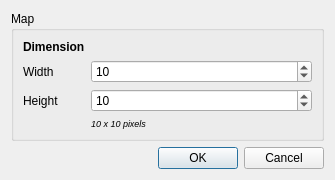
<?xml version="1.0" encoding="UTF-8"?>
<ui version="4.0">
 <class>NewMapDialog</class>
 <widget class="QDialog" name="NewMapDialog">
  <property name="geometry">
   <rect>
    <x>0</x>
    <y>0</y>
    <width>335</width>
    <height>177</height>
   </rect>
  </property>
  <property name="windowTitle">
   <string>Dialog</string>
  </property>
  <layout class="QVBoxLayout" name="verticalLayout">
   <item>
    <widget class="QGroupBox" name="groupBox">
     <property name="sizePolicy">
      <sizepolicy hsizetype="Expanding" vsizetype="Expanding">
       <horstretch>0</horstretch>
       <verstretch>0</verstretch>
      </sizepolicy>
     </property>
     <property name="title">
      <string>Map</string>
     </property>
     <layout class="QFormLayout" name="formLayout">
      <item row="0" column="0">
       <widget class="QLabel" name="label">
        <property name="font">
         <font>
          <weight>75</weight>
          <bold>true</bold>
         </font>
        </property>
        <property name="text">
         <string>Dimension</string>
        </property>
       </widget>
      </item>
      <item row="1" column="0">
       <widget class="QLabel" name="label_2">
        <property name="text">
         <string>Width</string>
        </property>
       </widget>
      </item>
      <item row="1" column="1">
       <widget class="QSpinBox" name="widthSpinner">
        <property name="maximum">
         <number>1000</number>
        </property>
        <property name="value">
         <number>10</number>
        </property>
       </widget>
      </item>
      <item row="2" column="0">
       <widget class="QLabel" name="label_3">
        <property name="text">
         <string>Height</string>
        </property>
       </widget>
      </item>
      <item row="2" column="1">
       <widget class="QSpinBox" name="heightSpinner">
        <property name="maximum">
         <number>1000</number>
        </property>
        <property name="value">
         <number>10</number>
        </property>
       </widget>
      </item>
      <item row="3" column="1">
       <widget class="QLabel" name="pixelDimensionsLabel">
        <property name="font">
         <font>
          <pointsize>7</pointsize>
          <italic>true</italic>
         </font>
        </property>
        <property name="text">
         <string>10 x 10 pixels</string>
        </property>
       </widget>
      </item>
     </layout>
    </widget>
   </item>
   <item>
    <widget class="QDialogButtonBox" name="buttonBox">
     <property name="orientation">
      <enum>Qt::Horizontal</enum>
     </property>
     <property name="standardButtons">
      <set>QDialogButtonBox::Cancel|QDialogButtonBox::Ok</set>
     </property>
    </widget>
   </item>
  </layout>
 </widget>
 <resources/>
 <connections>
  <connection>
   <sender>buttonBox</sender>
   <signal>accepted()</signal>
   <receiver>NewMapDialog</receiver>
   <slot>accept()</slot>
   <hints>
    <hint type="sourcelabel">
     <x>248</x>
     <y>254</y>
    </hint>
    <hint type="destinationlabel">
     <x>157</x>
     <y>274</y>
    </hint>
   </hints>
  </connection>
  <connection>
   <sender>buttonBox</sender>
   <signal>rejected()</signal>
   <receiver>NewMapDialog</receiver>
   <slot>reject()</slot>
   <hints>
    <hint type="sourcelabel">
     <x>316</x>
     <y>260</y>
    </hint>
    <hint type="destinationlabel">
     <x>286</x>
     <y>274</y>
    </hint>
   </hints>
  </connection>
 </connections>
</ui>
